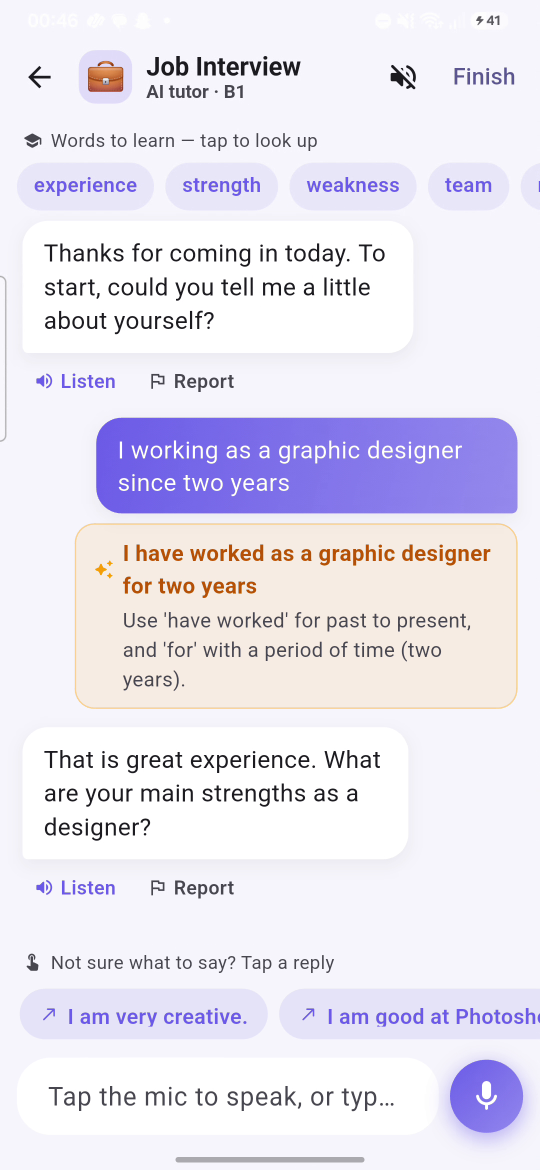
#> input picture marketing/google-ads/source-screens/09b-job-interview-correction.png, 1080 x 2340 px (shown at 1/2 size); its folder holds 8 pictures in this run
$ python build_images.py
#> lines starting #> are read from the running program, lines starting #| are printed output that depends on the picture
"""
Google Ads image creative builder for Speak Frankly.

Everything here composes REAL screenshots captured from the production app on a
physical device (marketing/google-ads/source-screens/) with the app's own brand
assets and typeface. No invented UI, no invented numbers, no stock imagery.

Brand values are taken from the app itself:
  seed violet   #6C5CE7   app/lib/theme/app_theme.dart
  light surface #F7F6FC   scaffoldBackgroundColor
  correction    #F59E0B   AppColors.correction
  typeface      Roboto    the app's Material default

Run:  python build_images.py
Out:  images/<nn>-<slug>/{1.91-horizontal-1200x628,4x5-1200x1500,1x1-1200x1200}.png
"""

from __future__ import annotations

import os
from PIL import Image, ImageDraw, ImageFilter, ImageFont

HERE = os.path.dirname(os.path.abspath(__file__))
REPO = os.path.abspath(os.path.join(HERE, "..", ".."))
SRC = os.path.join(HERE, "source-screens")
OUT = os.path.join(HERE, "images")

FONT_DIR = r"D:/new/New folder/src/flutter/bin/cache/artifacts/material_fonts"
F_BLACK = os.path.join(FONT_DIR, "roboto-black.ttf")
F_BOLD = os.path.join(FONT_DIR, "roboto-bold.ttf")
F_MED = os.path.join(FONT_DIR, "roboto-medium.ttf")
F_REG = os.path.join(FONT_DIR, "roboto-regular.ttf")

ICON = os.path.join(REPO, "app", "assets", "icon_512.png")

# ---- brand -----------------------------------------------------------------
VIOLET = (108, 92, 231)        # #6C5CE7  app seed
VIOLET_DEEP = (74, 60, 180)
VIOLET_LIGHT = (139, 124, 240)
SURFACE = (247, 246, 252)      # #F7F6FC
INK = (22, 20, 31)
MUTED = (108, 104, 124)
AMBER = (245, 158, 11)         # #F59E0B  correction
WHITE = (255, 255, 255)

APP_NAME = "Speak Frankly"


def font(path: str, size: int) -> ImageFont.FreeTypeFont:
    return ImageFont.truetype(path, size)


# ---- text helpers ----------------------------------------------------------
# [24 lines left out: functions wrap, draw_block, not called in this run]


# ---- surfaces --------------------------------------------------------------
def gradient(size, top=VIOLET_LIGHT, bottom=VIOLET_DEEP):
    """Seamless diagonal brand gradient (rendered oversized, then centre-cropped
    so the rotation never leaves empty corners)."""
    w, h = size
    n = int((w ** 2 + h ** 2) ** 0.5) + 80
    ramp = Image.new("L", (1, n))
    px = ramp.load()
    for i in range(n):
        px[0, i] = int(255 * i / (n - 1))
    ramp = ramp.resize((n, n)).rotate(-32, resample=Image.BICUBIC)
    big = Image.composite(Image.new("RGB", (n, n), bottom),
                          Image.new("RGB", (n, n), top), ramp)
    left, top_ = (n - w) // 2, (n - h) // 2
    return big.crop((left, top_, left + w, top_ + h))


def glow(canvas, cx, cy, radius, colour, strength=70):
    """A soft blob of light. A flat fill reads cheap; this gives it depth."""
    layer = Image.new("RGBA", canvas.size, (0, 0, 0, 0))
    ImageDraw.Draw(layer).ellipse(
        [cx - radius, cy - radius, cx + radius, cy + radius], fill=colour + (strength,))
    return Image.alpha_composite(canvas, layer.filter(ImageFilter.GaussianBlur(radius * 0.55)))


def rounded_mask(size, radius):
    m = Image.new("L", size, 0)
    ImageDraw.Draw(m).rounded_rectangle([0, 0, size[0] - 1, size[1] - 1], radius, fill=255)
    return m


def shadowed(img, radius, blur=34, offset=(0, 18), alpha=110):
    """Rounded card with a soft drop shadow, on a transparent canvas."""
    w, h = img.size
    pad = blur * 2
    canvas = Image.new("RGBA", (w + pad * 2, h + pad * 2), (0, 0, 0, 0))

    sh = Image.new("RGBA", (w + pad * 2, h + pad * 2), (0, 0, 0, 0))
    ImageDraw.Draw(sh).rounded_rectangle(
        [pad + offset[0], pad + offset[1], pad + w + offset[0], pad + h + offset[1]],
        radius, fill=(30, 24, 60, alpha))
    canvas = Image.alpha_composite(canvas, sh.filter(ImageFilter.GaussianBlur(blur)))

    card = img.convert("RGBA")
    card.putalpha(rounded_mask((w, h), radius))
    canvas.paste(card, (pad, pad), card)
    return canvas


def draw_ring(im, crop, rect):
    """Ring an element of the screen, in the screenshot's own pixel space.

    Drawn before the resize so it scales with the UI and stays locked to the
    thing it points at, at any output size.
    """
    x0, y0, x1, y1 = rect
    box = [x0 - crop[0], y0 - crop[1], x1 - crop[0], y1 - crop[1]]
    halo = Image.new("RGBA", im.size, (0, 0, 0, 0))
    ImageDraw.Draw(halo).rounded_rectangle(box, 26, outline=AMBER + (200,), width=16)
    out = Image.alpha_composite(im.convert("RGBA"), halo.filter(ImageFilter.GaussianBlur(12)))
    ImageDraw.Draw(out).rounded_rectangle(box, 26, outline=AMBER + (255,), width=7)
    return out.convert("RGB")


def phone(screen_path, crop, box, bezel=14, bleed=False, ring=None):
    """A real screenshot as a phone-like card, scaled to FIT inside `box`.

    `bleed=True` lets a long screen run past the bottom of the box (a deliberate
    look for full-screen captures); a close-up crop always fits entirely, because
    the whole point of it is the text it contains.
    """
    im = Image.open(os.path.join(SRC, screen_path)).convert("RGB").crop(crop)
    if ring:
        im = draw_ring(im, crop, ring)
    bw, bh = box
    bw, bh = bw - bezel * 2, bh - bezel * 2

    scale = bw / im.width if bleed else min(bw / im.width, bh / im.height)
    w, h = max(1, int(im.width * scale)), max(1, int(im.height * scale))
    im = im.resize((w, h), Image.LANCZOS)

    if bezel:
        frame = Image.new("RGB", (w + bezel * 2, h + bezel * 2), (28, 24, 40))
        frame.paste(im, (bezel, bezel))
        im = frame
    return im


def logo_chip(size=64):
    ic = Image.open(ICON).convert("RGBA").resize((size, size), Image.LANCZOS)
    ic.putalpha(rounded_mask((size, size), int(size * 0.26)))
    return ic


def put_logo(canvas, x, y, on_dark=True, size=62, name=True):
    ic = logo_chip(size)
    canvas.paste(ic, (x, y), ic)
    if name:
        d = ImageDraw.Draw(canvas)
        d.text((x + size + 18, y + size * 0.20), APP_NAME,
               font=font(F_BOLD, int(size * 0.52)),
               fill=WHITE if on_dark else INK)
    return y + size


# [10 lines left out: function cta_pill, not called in this run]


# ---- concepts --------------------------------------------------------------
# Every headline below describes something the app demonstrably does, shown in
# the screenshot it is paired with. Crops exclude the system status bar and any
# in-app ad slot.
CROP_FULL = (0, 92, 1080, 2292)
CROP_HOME = (0, 92, 1080, 1870)      # above the banner-ad slot
CROP_WORDS = (0, 92, 1080, 1900)     # above the banner-ad slot
CORRECTION_RECT = (140, 1045, 1020, 1415)  # the amber correction card, in screenshot pixels
CROP_TIGHT_FIX = (0, 800, 1080, 1800)   # the mistake -> correction -> reply beat
CROP_TIGHT_SUGGEST = (0, 1412, 1080, 2270)  # the tap-a-reply suggestions + input bar
CROP_SPEAK = (0, 92, 1080, 2210)        # phrase card through the mic button

CONCEPTS = [
    dict(slug="01-mistakes-welcome",
         head="Make mistakes.\nThat's the point.",
         sub="Your AI tutor fixes them kindly and keeps the conversation going.",
         cta="Start speaking today",
         screen="09b-job-interview-correction.png", crop=CROP_TIGHT_FIX,
         style="gradient", tight=True, ring=CORRECTION_RECT),

    dict(slug="02-ai-tutor",
         head="Your AI English\nconversation partner",
         sub="Chat any time. It replies, corrects and keeps you talking.",
         cta="Practise English now",
         screen="09b-job-interview-correction.png", crop=CROP_FULL,
         style="light", ring=CORRECTION_RECT),

    dict(slug="03-never-stuck",
         head="Never stuck\nfor words",
         sub="Not sure what to say? Tap a suggested reply and keep going.",
         cta="Try a conversation",
         screen="09b-job-interview-correction.png", crop=CROP_TIGHT_SUGGEST,
         style="gradient", tight=True),

    dict(slug="04-job-interview",
         head="Practise the\njob interview",
         sub="Answer real interview questions in English before the real one.",
         cta="Start practising",
         screen="09b-job-interview-correction.png", crop=CROP_FULL,
         style="dark"),

    dict(slug="05-speak-out-loud",
         head="Speak it.\nDon't just read it.",
         sub="Listen to a phrase, then say it out loud into the mic.",
         cta="Practise speaking",
         screen="02-speak.png", crop=CROP_SPEAK,
         style="light"),

    dict(slug="06-real-situations",
         head="Practise real\nsituations",
         sub="Interviews, shopping, the doctor, travel — guided role-plays.",
         cta="Pick a scenario",
         screen="07-story-play.png", crop=CROP_FULL,
         style="gradient"),

    dict(slug="07-daily-habit",
         head="A little English,\nevery day",
         sub="Streaks, XP and levels turn practice into a habit.",
         cta="Build your streak",
         screen="01-home-top.png", crop=CROP_HOME,
         style="light"),

    dict(slug="08-words-that-stick",
         head="A new word\nevery day",
         sub="Learn it, save it, and review it before you forget it.",
         cta="Grow your English",
         screen="03-words.png", crop=CROP_WORDS,
         style="dark"),
]


def palette(style):
    if style == "gradient":
        return dict(bg=None, fg=WHITE, sub=(233, 229, 255), on_dark=True)
    if style == "dark":
        return dict(bg=(24, 21, 36), fg=WHITE, sub=(190, 185, 215), on_dark=True)
    return dict(bg=SURFACE, fg=INK, sub=MUTED, on_dark=False)


def background(size, style):
    W, H = size
    if style == "gradient":
        c = gradient(size).convert("RGBA")
        c = glow(c, int(W * 0.10), int(H * 0.08), int(min(W, H) * 0.46), VIOLET_LIGHT, 62)
        return glow(c, int(W * 0.95), int(H * 0.92), int(min(W, H) * 0.38), (58, 44, 150), 72)
    c = Image.new("RGBA", size, palette(style)["bg"])
    if style == "dark":
        c = glow(c, int(W * 0.18), int(H * 0.12), int(min(W, H) * 0.44), VIOLET, 52)
        return glow(c, int(W * 0.92), int(H * 0.9), int(min(W, H) * 0.34), (70, 55, 170), 46)
    return glow(c, int(W * 0.14), int(H * 0.1), int(min(W, H) * 0.5), VIOLET_LIGHT, 26)


def accent_bar(canvas, x, y, h=8, w=110, color=AMBER):
    ImageDraw.Draw(canvas).rounded_rectangle([x, y, x + w, y + h], h // 2, fill=color)


# ---- layouts ---------------------------------------------------------------
def build_horizontal(c):
    """1.91:1 - copy on the left, the real screen on the right."""
    W, H = 1200, 628
    pal = palette(c["style"])
    canvas = background((W, H), c["style"])
    tight = c.get("tight", False)

    if tight:
        ph = phone(c["screen"], c["crop"], (480, 500), ring=c.get("ring"))
        card = shadowed(ph, 30)
        canvas.paste(card, (W - card.width - 20, (H - card.height) // 2), card)
    else:
        ph = phone(c["screen"], c["crop"], (300, H), bleed=True, ring=c.get("ring"))
        card = shadowed(ph, 30)
        canvas.paste(card, (W - card.width - 60, 46), card)

    d = ImageDraw.Draw(canvas)
    x, col = 72, 570 if tight else 640
    put_logo(canvas, x, 58, on_dark=pal["on_dark"], size=52)
    accent_bar(canvas, x, 158)
    y = draw_block(d, (x, 186), c["head"], font(F_BLACK, 58), pal["fg"], col, 1.10, 16)
    y = draw_block(d, (x, y), c["sub"], font(F_REG, 26), pal["sub"], col - 30, 1.32, 24)
    cta_pill(canvas, x, y, c["cta"], dark_bg=pal["on_dark"], fsize=26, pad=(30, 17))
    return canvas


# [48 lines left out: functions build_portrait, build_square, not called in this run]


SIZES = {
    "1.91-horizontal-1200x628.png": (build_horizontal, (1200, 628)),
    "4x5-1200x1500.png": (build_portrait, (1200, 1500)),
    "1x1-1200x1200.png": (build_square, (1200, 1200)),
}


def main():
    made = []
    for c in CONCEPTS:
        folder = os.path.join(OUT, c["slug"])
        os.makedirs(folder, exist_ok=True)
        for name, (fn, size) in SIZES.items():
            img = fn(c).convert("RGB")
            assert img.size == size, f"{c['slug']}/{name} is {img.size}, expected {size}"
            path = os.path.join(folder, name)
            img.save(path, "PNG", optimize=True)
            made.append((path, size, os.path.getsize(path)))
#> this loop made 1 pass
#> pass 1, in gradient, `ramp = ramp.resize((n, n)).rotate(-32, resample=Image.BICUBIC)`:
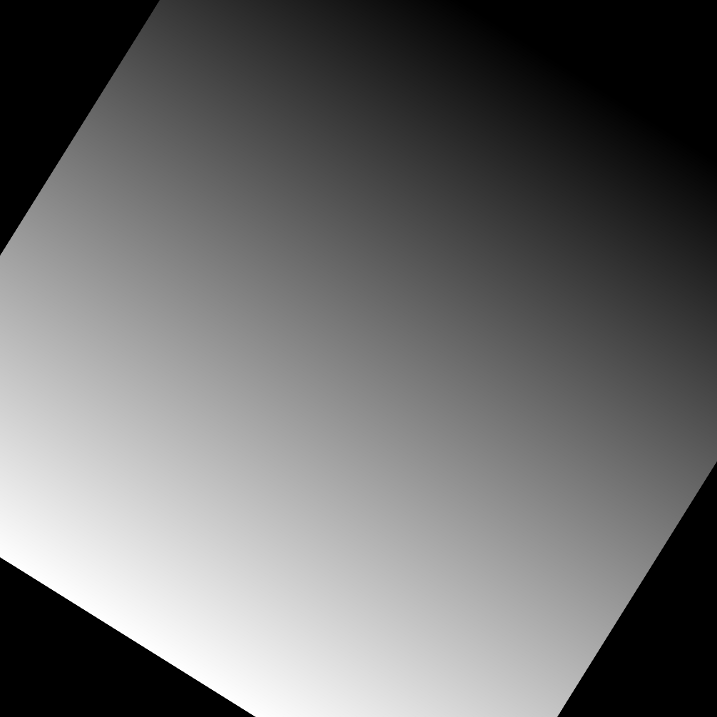
#> ramp: PIL image 1434x1434 L (shown at 1/2 size); min 0, max 255, mean 106.6
#> pass 1, in gradient, `big = Image.composite(Image.new("RGB", (n, n), bottom), Image.new("RGB..`:
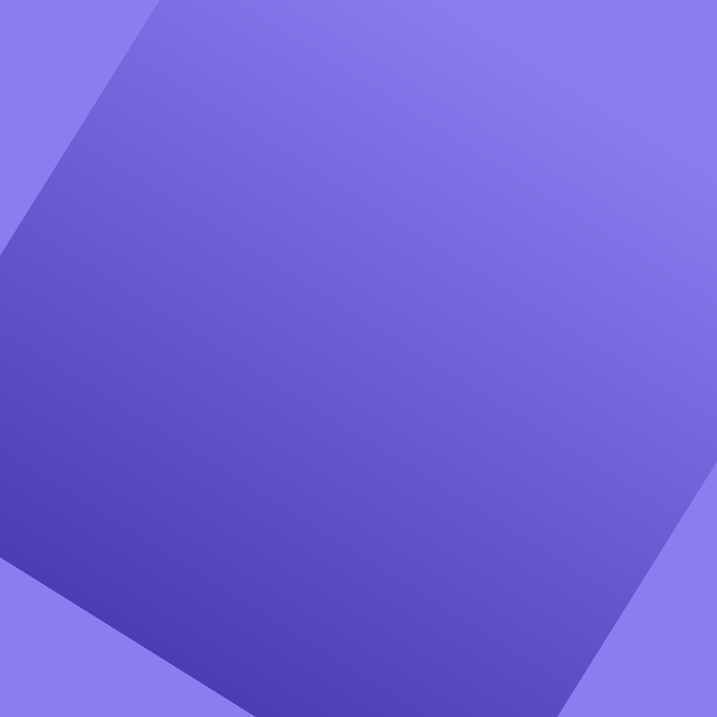
#> big: PIL image 1434x1434 RGB (shown at 1/2 size); mean R, G, B 111.8, 97.2, 214.9
#> pass 1, in background, `c = gradient(size).convert("RGBA")`:
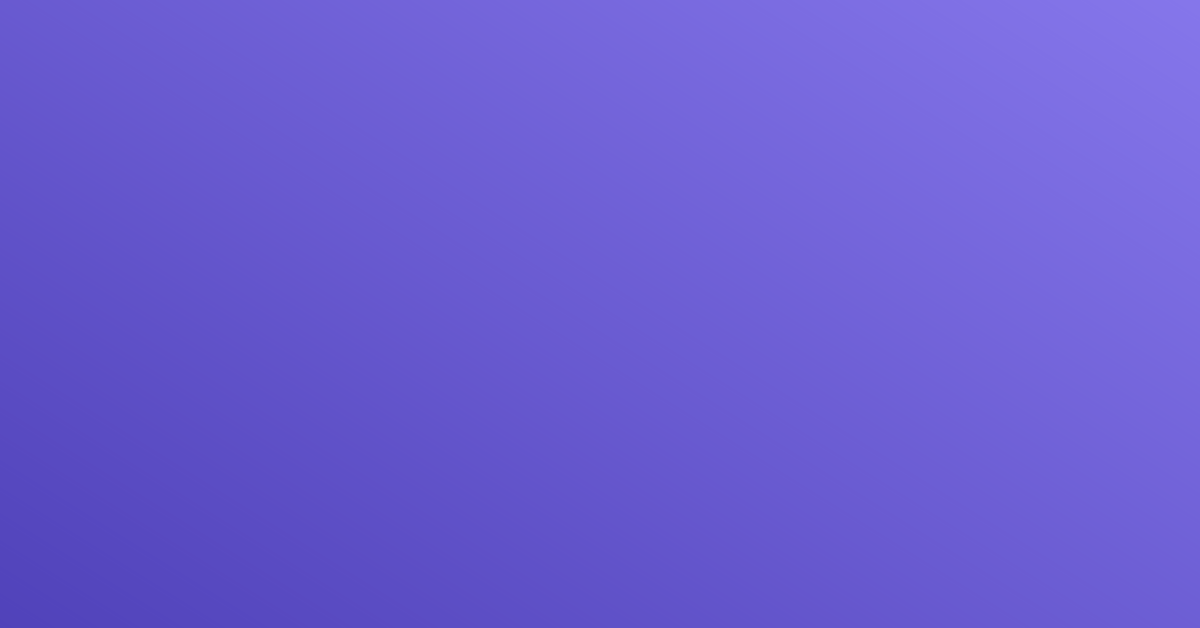
#> c: PIL image 1200x628 RGBA; mean R, G, B, A 106.7, 92.2, 210.2, 255
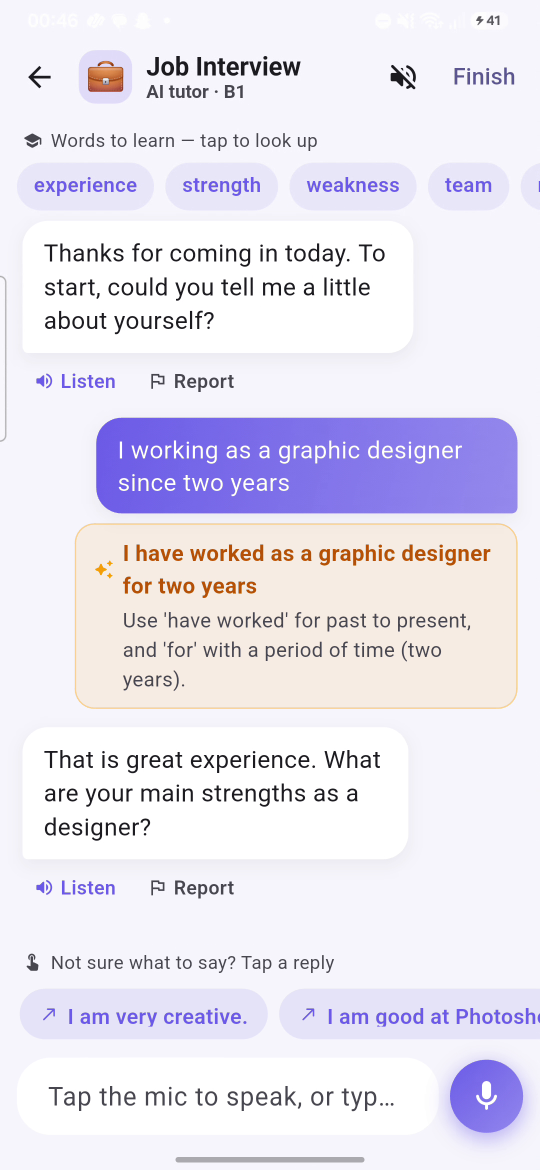
#> input picture marketing/google-ads/source-screens/09b-job-interview-correction.png, 1080 x 2340 px (shown at 1/2 size)
    print(f"{len(made)} images written")
    for p, s, b in made:
        print(f"  {os.path.relpath(p, HERE)}  {s[0]}x{s[1]}  {b/1024:.0f} KB")


if __name__ == "__main__":
#> (the run stopped early here; a loop or call above may not have finished)
